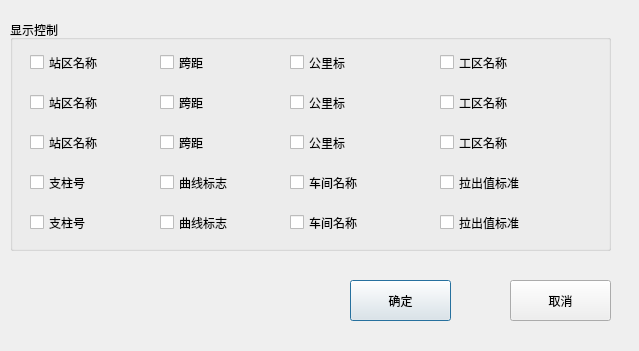
<?xml version="1.0" encoding="UTF-8"?>
<ui version="4.0">
 <class>tableUIDlg</class>
 <widget class="QDialog" name="tableUIDlg">
  <property name="geometry">
   <rect>
    <x>0</x>
    <y>0</y>
    <width>639</width>
    <height>351</height>
   </rect>
  </property>
  <property name="windowTitle">
   <string>Dialog</string>
  </property>
  <property name="styleSheet">
   <string notr="true">font: 750 13pt &quot;微软雅黑&quot;;</string>
  </property>
  <widget class="QGroupBox" name="groupBox">
   <property name="geometry">
    <rect>
     <x>10</x>
     <y>20</y>
     <width>601</width>
     <height>231</height>
    </rect>
   </property>
   <property name="title">
    <string>显示控制</string>
   </property>
   <widget class="QCheckBox" name="chb1">
    <property name="geometry">
     <rect>
      <x>20</x>
      <y>30</y>
      <width>135</width>
      <height>25</height>
     </rect>
    </property>
    <property name="text">
     <string>站区名称</string>
    </property>
   </widget>
   <widget class="QCheckBox" name="chb2">
    <property name="geometry">
     <rect>
      <x>150</x>
      <y>30</y>
      <width>135</width>
      <height>25</height>
     </rect>
    </property>
    <property name="text">
     <string>跨距</string>
    </property>
   </widget>
   <widget class="QCheckBox" name="chb3">
    <property name="geometry">
     <rect>
      <x>280</x>
      <y>30</y>
      <width>135</width>
      <height>25</height>
     </rect>
    </property>
    <property name="text">
     <string>公里标</string>
    </property>
   </widget>
   <widget class="QCheckBox" name="chb4">
    <property name="geometry">
     <rect>
      <x>430</x>
      <y>30</y>
      <width>135</width>
      <height>25</height>
     </rect>
    </property>
    <property name="text">
     <string>工区名称</string>
    </property>
   </widget>
   <widget class="QCheckBox" name="chb13">
    <property name="geometry">
     <rect>
      <x>20</x>
      <y>150</y>
      <width>135</width>
      <height>25</height>
     </rect>
    </property>
    <property name="text">
     <string>支柱号</string>
    </property>
   </widget>
   <widget class="QCheckBox" name="chb16">
    <property name="geometry">
     <rect>
      <x>430</x>
      <y>150</y>
      <width>135</width>
      <height>25</height>
     </rect>
    </property>
    <property name="text">
     <string>拉出值标准</string>
    </property>
   </widget>
   <widget class="QCheckBox" name="chb14">
    <property name="geometry">
     <rect>
      <x>150</x>
      <y>150</y>
      <width>135</width>
      <height>25</height>
     </rect>
    </property>
    <property name="text">
     <string>曲线标志</string>
    </property>
   </widget>
   <widget class="QCheckBox" name="chb15">
    <property name="geometry">
     <rect>
      <x>280</x>
      <y>150</y>
      <width>135</width>
      <height>25</height>
     </rect>
    </property>
    <property name="text">
     <string>车间名称</string>
    </property>
   </widget>
   <widget class="QCheckBox" name="chb20">
    <property name="geometry">
     <rect>
      <x>430</x>
      <y>190</y>
      <width>135</width>
      <height>25</height>
     </rect>
    </property>
    <property name="text">
     <string>拉出值标准</string>
    </property>
   </widget>
   <widget class="QCheckBox" name="chb18">
    <property name="geometry">
     <rect>
      <x>150</x>
      <y>190</y>
      <width>135</width>
      <height>25</height>
     </rect>
    </property>
    <property name="text">
     <string>曲线标志</string>
    </property>
   </widget>
   <widget class="QCheckBox" name="chb17">
    <property name="geometry">
     <rect>
      <x>20</x>
      <y>190</y>
      <width>135</width>
      <height>25</height>
     </rect>
    </property>
    <property name="text">
     <string>支柱号</string>
    </property>
   </widget>
   <widget class="QCheckBox" name="chb19">
    <property name="geometry">
     <rect>
      <x>280</x>
      <y>190</y>
      <width>135</width>
      <height>25</height>
     </rect>
    </property>
    <property name="text">
     <string>车间名称</string>
    </property>
   </widget>
   <widget class="QCheckBox" name="chb8">
    <property name="geometry">
     <rect>
      <x>430</x>
      <y>70</y>
      <width>135</width>
      <height>25</height>
     </rect>
    </property>
    <property name="text">
     <string>工区名称</string>
    </property>
   </widget>
   <widget class="QCheckBox" name="chb7">
    <property name="geometry">
     <rect>
      <x>280</x>
      <y>70</y>
      <width>135</width>
      <height>25</height>
     </rect>
    </property>
    <property name="text">
     <string>公里标</string>
    </property>
   </widget>
   <widget class="QCheckBox" name="chb6">
    <property name="geometry">
     <rect>
      <x>150</x>
      <y>70</y>
      <width>135</width>
      <height>25</height>
     </rect>
    </property>
    <property name="text">
     <string>跨距</string>
    </property>
   </widget>
   <widget class="QCheckBox" name="chb5">
    <property name="geometry">
     <rect>
      <x>20</x>
      <y>70</y>
      <width>135</width>
      <height>25</height>
     </rect>
    </property>
    <property name="text">
     <string>站区名称</string>
    </property>
   </widget>
   <widget class="QCheckBox" name="chb12">
    <property name="geometry">
     <rect>
      <x>430</x>
      <y>110</y>
      <width>135</width>
      <height>25</height>
     </rect>
    </property>
    <property name="text">
     <string>工区名称</string>
    </property>
   </widget>
   <widget class="QCheckBox" name="chb11">
    <property name="geometry">
     <rect>
      <x>280</x>
      <y>110</y>
      <width>135</width>
      <height>25</height>
     </rect>
    </property>
    <property name="text">
     <string>公里标</string>
    </property>
   </widget>
   <widget class="QCheckBox" name="chb9">
    <property name="geometry">
     <rect>
      <x>20</x>
      <y>110</y>
      <width>135</width>
      <height>25</height>
     </rect>
    </property>
    <property name="text">
     <string>站区名称</string>
    </property>
   </widget>
   <widget class="QCheckBox" name="chb10">
    <property name="geometry">
     <rect>
      <x>150</x>
      <y>110</y>
      <width>135</width>
      <height>25</height>
     </rect>
    </property>
    <property name="text">
     <string>跨距</string>
    </property>
   </widget>
  </widget>
  <widget class="QPushButton" name="pbtnOk">
   <property name="geometry">
    <rect>
     <x>350</x>
     <y>280</y>
     <width>101</width>
     <height>41</height>
    </rect>
   </property>
   <property name="text">
    <string>确定</string>
   </property>
  </widget>
  <widget class="QPushButton" name="chbCancel">
   <property name="geometry">
    <rect>
     <x>510</x>
     <y>280</y>
     <width>101</width>
     <height>41</height>
    </rect>
   </property>
   <property name="text">
    <string>取消</string>
   </property>
  </widget>
 </widget>
 <resources/>
 <connections/>
</ui>
